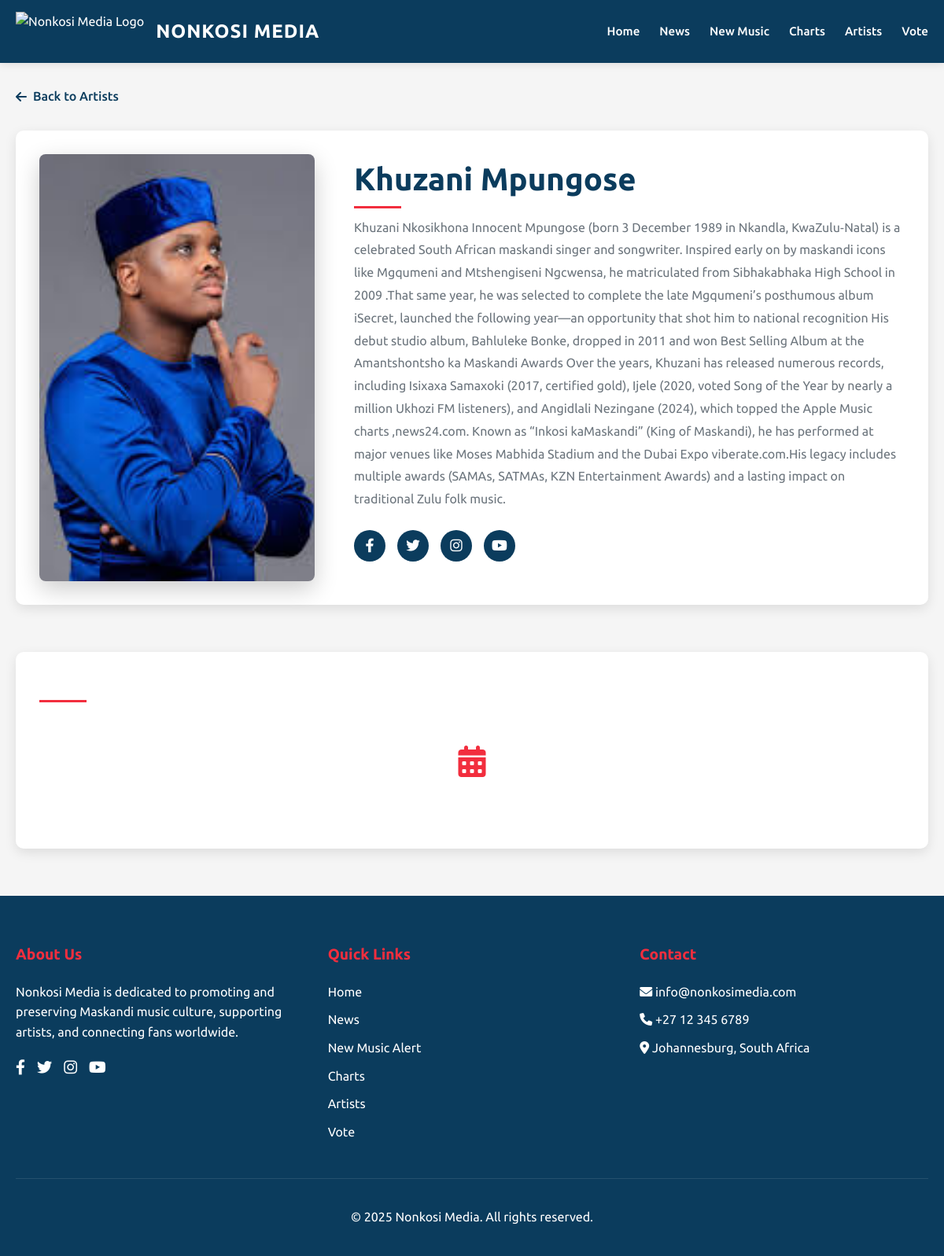
Screenshot of /artist/1 with the database file from the repository.
### app.py (models this page shows)
class Artist(db.Model):
    id = db.Column(db.Integer, primary_key=True)
    name = db.Column(db.String(100), nullable=False)
    bio = db.Column(db.Text, nullable=False)
    image = db.Column(db.String(20), nullable=False, default='artist_default.jpg')
    social_media = db.Column(db.JSON)
    songs = db.relationship('Song', backref='artist', lazy=True)
    gigs = db.relationship('Gig', backref='artist', lazy=True)

### app.py (the view)
@app.route('/artist/<int:artist_id>')
def artist_detail(artist_id):
    artist = Artist.query.get_or_404(artist_id)
    top_songs = Song.query.filter_by(artist_id=artist.id)\
                         .order_by(Song.chart_position)\
                         .limit(5)\
                         .all()
    upcoming_gigs = Gig.query.filter(
        Gig.artist_id == artist.id,
        Gig.date >= datetime.utcnow()
    ).order_by(Gig.date).all()
    return render_template('artist_detail.html',
                         artist=artist,
                         top_songs=top_songs,
                         upcoming_gigs=upcoming_gigs)

### app.py (called while the page is built)
@app.context_processor
def inject_datetime():
    return {'datetime': datetime}

### templates/artist_detail.html (shortened to what this page needs)
<!DOCTYPE html>
<html lang="en">
<head>
  <link rel="stylesheet" href="https://cdnjs.cloudflare.com/ajax/libs/font-awesome/6.0.0/css/all.min.css">
</head>
<body>
<header class="site-header">
  <div class="container header-content">
    <div class="logo-container">
      <img src="{{ url_for('static', filename='uploads/profile_pics/NonkosiLogopng.png') }}"
           alt="Nonkosi Media Logo"
           class="logo-img"/>
      <a href="/" class="logo-text">NONKOSI MEDIA</a>
    </div>
    <nav class="main-nav">
      <a href="/">Home</a>
      <a href="/news">News</a>
      <a href="/new_music">New Music</a>
      <a href="/charts">Charts</a>
      <a href="/artists">Artists</a>
      <a href="/vote">Vote</a>
    </nav>
  </div>
</header>
  <div class="container">
    <a href="/artists" class="back-link fade-in">
      <i class="fas fa-arrow-left"></i> Back to Artists
    </a>
    <div class="artist-header fade-in">
      <div class="artist-image">
        <img src="{{ url_for('static', filename='uploads/profile_pics/' + artist.image) }}"
             alt="{{ artist.name }}">
      </div>
      <div class="artist-info">
        <h1 class="artist-name">{{ artist.name }}</h1>
        <div class="artist-bio">
          {{ artist.bio }}
        </div>
        <div class="social-links">
          {% if artist.social_media.facebook %}
          <a href="{{ artist.social_media.facebook }}" class="social-link" target="_blank">
            <i class="fab fa-facebook-f"></i>
          </a>
          {% endif %}
          {% if artist.social_media.twitter %}
          <a href="{{ artist.social_media.twitter }}" class="social-link" target="_blank">
            <i class="fab fa-twitter"></i>
          </a>
          {% endif %}
          {% if artist.social_media.instagram %}
          <a href="{{ artist.social_media.instagram }}" class="social-link" target="_blank">
            <i class="fab fa-instagram"></i>
          </a>
          {% endif %}
          {% if artist.social_media.youtube %}
          <a href="{{ artist.social_media.youtube }}" class="social-link" target="_blank">
            <i class="fab fa-youtube"></i>
          </a>
          {% endif %}
        </div>
      </div>
    </div>
    <div class="section fade-in">
      <h2 class="section-title"></h2>
      {% if upcoming_gigs %}
      <ul class="gig-list">
      </ul>
      {% else %}
      <div class="no-content">
        <i class="fas fa-calendar-alt"></i>
      </div>
      {% endif %}
    </div>
  </div>
  <footer class="site-footer">
    <div class="container">
      <div class="footer-content">
        <div class="footer-column">
          <h3>About Us</h3>
          <p>Nonkosi Media is dedicated to promoting and preserving Maskandi music culture, supporting artists, and connecting fans worldwide.</p>
          <div class="footer-social-links">
            <a href="#"><i class="fab fa-facebook-f"></i></a>
            <a href="#"><i class="fab fa-twitter"></i></a>
            <a href="#"><i class="fab fa-instagram"></i></a>
            <a href="#"><i class="fab fa-youtube"></i></a>
          </div>
        </div>
        <div class="footer-column">
          <h3>Quick Links</h3>
          <ul>
            <li><a href="/">Home</a></li>
            <li><a href="/news">News</a></li>
            <li><a href="/new_music">New Music Alert</a></li>
            <li><a href="/charts">Charts</a></li>
            <li><a href="/artists">Artists</a></li>
            <li><a href="/vote">Vote</a></li>
          </ul>
        </div>
        <div class="footer-column">
          <h3>Contact</h3>
          <ul>
            <li><i class="fas fa-envelope"></i> info@nonkosimedia.com</li>
            <li><i class="fas fa-phone"></i> +27 12 345 6789</li>
            <li><i class="fas fa-map-marker-alt"></i> Johannesburg, South Africa</li>
          </ul>
        </div>
      </div>
      <div class="copyright">
        <p>&copy; 2025 Nonkosi Media. All rights reserved.</p>
      </div>
    </div>
  </footer>
</body>
</html>

### templates/artist_detail.html (style rules this page uses)
:root { --primary: #0b3c5d; --secondary: #f22e3e; --dark: #222; --light: #f5f5f5; --accent: #103b6f; --gray: #6c757d; }
body { font-family: 'Ubuntu', sans-serif; margin: 0; padding: 0; color: var(--dark); line-height: 1.6; background-color: var(--light); }
.container { max-width: 1200px; margin: 0 auto; padding: 0 20px; }
.site-header { background-color: var(--primary); color: white; padding: 15px 0; box-shadow: 0 2px 10px rgba(0,0,0,0.1); position: sticky; top: 0; z-index: 1000; }
.header-content { display: flex; justify-content: space-between; align-items: center; }
.logo-container { display: flex; align-items: center; gap: 15px; }
.logo-img { height: 50px; width: auto; object-fit: contain; }
.logo-text { font-size: 1.5em; font-weight: 700; letter-spacing: 1px; color: white; text-decoration: none; }
.main-nav { display: flex; gap: 25px; }
.main-nav a { color: white; text-decoration: none; font-weight: 500; padding: 5px 0; position: relative; transition: color 0.3s; font-size: 0.95rem; }
.main-nav a::after { content: ''; position: absolute; bottom: 0; left: 0; width: 0; height: 2px; background-color: var(--secondary); transition: width 0.3s; }
.back-link { display: inline-flex; align-items: center; margin: 30px 0; color: var(--primary); text-decoration: none; font-weight: 500; transition: all 0.3s; }
.back-link i { margin-right: 8px; }
.artist-header { display: flex; gap: 50px; margin-bottom: 60px; flex-wrap: wrap; background: white; border-radius: 10px; padding: 30px; box-shadow: 0 5px 15px rgba(0,0,0,0.1); }
.artist-image { flex: 0 0 350px; border-radius: 8px; overflow: hidden; box-shadow: 0 10px 30px rgba(0,0,0,0.2); }
.artist-image img { width: 100%; height: 100%; object-fit: cover; transition: transform 0.5s; }
.artist-info { flex: 1; min-width: 300px; }
.artist-name { font-size: 2.5rem; margin: 0 0 15px; color: var(--primary); position: relative; display: inline-block; }
.artist-name::after { content: ''; position: absolute; bottom: -5px; left: 0; width: 60px; height: 3px; background: var(--secondary); }
.artist-bio { margin-bottom: 25px; line-height: 1.8; color: var(--gray); }
.social-links { display: flex; gap: 15px; margin-bottom: 25px; }
.social-link { display: inline-flex; align-items: center; justify-content: center; width: 40px; height: 40px; background: var(--primary); color: white; border-radius: 50%; text-decoration: none; transition: all 0.3s; font-size: 1.1rem; }
.section { margin-bottom: 50px; background: white; border-radius: 10px; padding: 30px; box-shadow: 0 5px 15px rgba(0,0,0,0.1); }
.section-title { font-size: 1.8rem; margin-bottom: 25px; color: var(--primary); position: relative; padding-bottom: 10px; }
.section-title::after { content: ''; position: absolute; bottom: 0; left: 0; width: 60px; height: 3px; background: var(--secondary); }
.no-content { text-align: center; padding: 30px 0; color: var(--gray); }
.no-content i { font-size: 2.5em; margin-bottom: 15px; color: var(--secondary); }
.site-footer { background-color: var(--primary); color: white; padding: 40px 0 20px; margin-top: 60px; }
.footer-content { display: grid; grid-template-columns: repeat(auto-fit, minmax(200px, 1fr)); gap: 30px; margin-bottom: 30px; }
.footer-column h3 { color: var(--secondary); margin-bottom: 20px; font-size: 1.2em; }
.footer-column ul { list-style: none; padding: 0; }
.footer-column ul li { margin-bottom: 10px; }
.footer-column a { color: white; text-decoration: none; transition: color 0.3s; }
.footer-social-links { display: flex; gap: 15px; margin-top: 15px; }
.footer-social-links a { color: white; font-size: 1.2em; transition: color 0.3s; }
.copyright { text-align: center; padding-top: 20px; border-top: 1px solid rgba(255,255,255,0.1); }
.fade-in { animation: fadeIn 0.8s ease-out forwards; }

### rows the page displays
Artist: image (picture), name "Khuzani Mpungose", bio "Khuzani Nkosikhona Innocent Mpungose (born 3 December 1989 in Nkandla, KwaZulu‑Natal) is a celebrated South African maskandi singer and songwriter. Inspired early on by maskandi icons like Mgqumeni and Mtshengiseni Ngcwensa, he matriculated from Sibhakabhaka High School in 2009 .That same year, he was selected to complete the late Mgqumeni’s posthumous album iSecret, launched the following year—an opportunity that shot him to national recognition His debut studio album, Bahluleke Bonke, dropped in 2011 and won Best Selling Album at the Amantshontsho ka Maskandi Awards Over the years, Khuzani has released numerous records, including Isixaxa Samaxoki (2017, certified gold), Ijele (2020, voted…"
